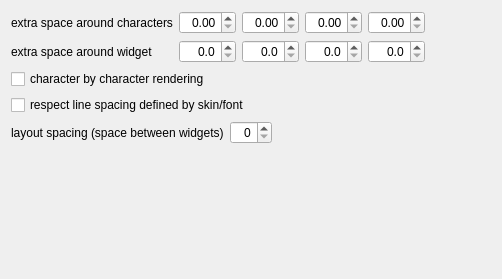
     <widget class="QWidget" name="misc_tab">
      <attribute name="title">
       <string>Misc</string>
      </attribute>
      <layout class="QGridLayout" name="misc_layout">
       <item row="0" column="0">
        <widget class="QLabel" name="margins_char_lbl">
         <property name="text">
          <string>extra space around characters</string>
         </property>
        </widget>
       </item>
       <item row="0" column="1">
        <widget class="QDoubleSpinBox" name="m_char_l">
         <property name="toolTip">
          <string>left</string>
         </property>
         <property name="alignment">
          <set>Qt::AlignmentFlag::AlignRight|Qt::AlignmentFlag::AlignTrailing|Qt::AlignmentFlag::AlignVCenter</set>
         </property>
         <property name="maximum">
          <double>32.000000000000000</double>
         </property>
         <property name="singleStep">
          <double>0.050000000000000</double>
         </property>
        </widget>
       </item>
       <item row="0" column="2">
        <widget class="QDoubleSpinBox" name="m_char_t">
         <property name="toolTip">
          <string>top</string>
         </property>
         <property name="alignment">
          <set>Qt::AlignmentFlag::AlignRight|Qt::AlignmentFlag::AlignTrailing|Qt::AlignmentFlag::AlignVCenter</set>
         </property>
         <property name="maximum">
          <double>32.000000000000000</double>
         </property>
         <property name="singleStep">
          <double>0.050000000000000</double>
         </property>
        </widget>
       </item>
       <item row="0" column="3">
        <widget class="QDoubleSpinBox" name="m_char_r">
         <property name="toolTip">
          <string>right</string>
         </property>
         <property name="alignment">
          <set>Qt::AlignmentFlag::AlignRight|Qt::AlignmentFlag::AlignTrailing|Qt::AlignmentFlag::AlignVCenter</set>
         </property>
         <property name="maximum">
          <double>32.000000000000000</double>
         </property>
         <property name="singleStep">
          <double>0.050000000000000</double>
         </property>
        </widget>
       </item>
       <item row="0" column="4">
        <widget class="QDoubleSpinBox" name="m_char_b">
         <property name="toolTip">
          <string>bottom</string>
         </property>
         <property name="alignment">
          <set>Qt::AlignmentFlag::AlignRight|Qt::AlignmentFlag::AlignTrailing|Qt::AlignmentFlag::AlignVCenter</set>
         </property>
         <property name="maximum">
          <double>32.000000000000000</double>
         </property>
         <property name="singleStep">
          <double>0.050000000000000</double>
         </property>
        </widget>
       </item>
       <item row="0" column="5">
        <spacer name="horizontalSpacer_7">
         <property name="orientation">
          <enum>Qt::Orientation::Horizontal</enum>
         </property>
         <property name="sizeHint" stdset="0">
          <size>
           <width>66</width>
           <height>20</height>
          </size>
         </property>
        </spacer>
       </item>
       <item row="1" column="0">
        <widget class="QLabel" name="margins_text_lbl">
         <property name="text">
          <string>extra space around widget</string>
         </property>
        </widget>
       </item>
       <item row="1" column="1">
        <widget class="QDoubleSpinBox" name="m_text_l">
         <property name="toolTip">
          <string>left</string>
         </property>
         <property name="alignment">
          <set>Qt::AlignmentFlag::AlignRight|Qt::AlignmentFlag::AlignTrailing|Qt::AlignmentFlag::AlignVCenter</set>
         </property>
         <property name="decimals">
          <number>1</number>
         </property>
         <property name="maximum">
          <double>128.000000000000000</double>
         </property>
         <property name="singleStep">
          <double>0.100000000000000</double>
         </property>
        </widget>
       </item>
       <item row="1" column="2">
        <widget class="QDoubleSpinBox" name="m_text_t">
         <property name="toolTip">
          <string>top</string>
         </property>
         <property name="alignment">
          <set>Qt::AlignmentFlag::AlignRight|Qt::AlignmentFlag::AlignTrailing|Qt::AlignmentFlag::AlignVCenter</set>
         </property>
         <property name="decimals">
          <number>1</number>
         </property>
         <property name="maximum">
          <double>128.000000000000000</double>
         </property>
         <property name="singleStep">
          <double>0.100000000000000</double>
         </property>
        </widget>
       </item>
       <item row="1" column="3">
        <widget class="QDoubleSpinBox" name="m_text_r">
         <property name="toolTip">
          <string>right</string>
         </property>
         <property name="alignment">
          <set>Qt::AlignmentFlag::AlignRight|Qt::AlignmentFlag::AlignTrailing|Qt::AlignmentFlag::AlignVCenter</set>
         </property>
         <property name="decimals">
          <number>1</number>
         </property>
         <property name="maximum">
          <double>128.000000000000000</double>
         </property>
         <property name="singleStep">
          <double>0.100000000000000</double>
         </property>
        </widget>
       </item>
       <item row="1" column="4">
        <widget class="QDoubleSpinBox" name="m_text_b">
         <property name="toolTip">
          <string>bottom</string>
         </property>
         <property name="alignment">
          <set>Qt::AlignmentFlag::AlignRight|Qt::AlignmentFlag::AlignTrailing|Qt::AlignmentFlag::AlignVCenter</set>
         </property>
         <property name="decimals">
          <number>1</number>
         </property>
         <property name="maximum">
          <double>128.000000000000000</double>
         </property>
         <property name="singleStep">
          <double>0.100000000000000</double>
         </property>
        </widget>
       </item>
       <item row="2" column="0" colspan="5">
        <widget class="QCheckBox" name="true_per_char">
         <property name="text">
          <string>character by character rendering</string>
         </property>
        </widget>
       </item>
       <item row="3" column="0" colspan="5">
        <widget class="QCheckBox" name="respect_line_spacing">
         <property name="text">
          <string>respect line spacing defined by skin/font</string>
         </property>
        </widget>
       </item>
       <item row="4" column="0" colspan="5">
        <layout class="QHBoxLayout" name="layout_spacing_layout">
         <item>
          <widget class="QLabel" name="layout_spacing_lbl">
           <property name="text">
            <string>layout spacing (space between widgets)</string>
           </property>
          </widget>
         </item>
         <item>
          <widget class="QSpinBox" name="layout_spacing_edit">
           <property name="minimumSize">
            <size>
             <width>42</width>
             <height>0</height>
            </size>
           </property>
           <property name="alignment">
            <set>Qt::AlignmentFlag::AlignRight|Qt::AlignmentFlag::AlignTrailing|Qt::AlignmentFlag::AlignVCenter</set>
           </property>
           <property name="maximum">
            <number>16</number>
           </property>
          </widget>
         </item>
         <item>
          <spacer name="horizontalSpacer_6">
           <property name="orientation">
            <enum>Qt::Orientation::Horizontal</enum>
           </property>
           <property name="sizeHint" stdset="0">
            <size>
             <width>40</width>
             <height>20</height>
            </size>
           </property>
          </spacer>
         </item>
        </layout>
       </item>
       <item row="5" column="1">
        <spacer name="verticalSpacer_3">
         <property name="orientation">
          <enum>Qt::Orientation::Vertical</enum>
         </property>
         <property name="sizeHint" stdset="0">
          <size>
           <width>20</width>
           <height>124</height>
          </size>
         </property>
        </spacer>
       </item>
      </layout>
     </widget>
